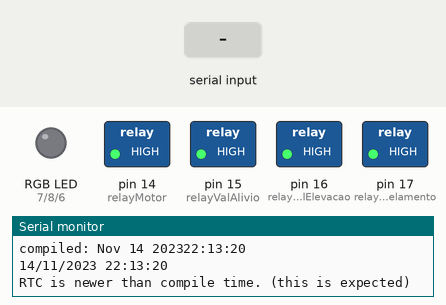
Simulated run of this sketch. Board: Arduino Uno, built with avr-gcc and run on an emulated ATmega328P. Parts: switched loads named in the sketch (green lamp = pin HIGH), an RGB LED mixed from three pins (HIGH = lit), the last lines printed to the serial monitor. The test bench sets the inputs (shaded band). The local clock reads 2024-03-15 10:24:30 at power-on unless the sketch sets it.

Above: at 0.1 s.
At 1.3 s:
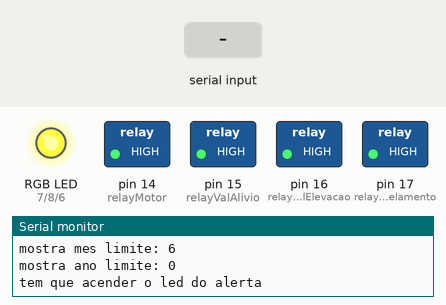
1.4 s: "1" received over the second serial link
Timing chart, 0 to 4.4 s (numbered marks = the images above; inputs shaded):
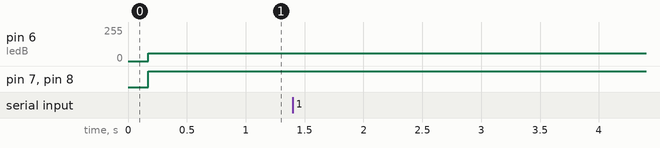

The sketch:

CONTROLE_REMOTO_HBZ_2.0.ino
```cpp
#include <EEPROM.h>
#include <ThreeWire.h>
#include <RtcDS1302.h>
#include <SoftwareSerial.h>

ThreeWire myWire(4, 5, 2);
RtcDS1302<ThreeWire> Rtc(myWire);
SoftwareSerial HC12(10, 11);

const int ordemServico = 2;

const int relayMotor = 14;          // relay motor
const int relayValAlivio = 15;      // relay val. alivio
const int relayValElevacao = 16;    // relay val. elevação
const int relayValNivelamento = 17; // relay val. nivelamento
const int ledR = 7;
const int ledG = 8;
const int ledB = 6;
int posicaoPeriodoSerial = 0;
int posicaoAnoSerial = 4;
int periodo = 6;
byte mesInicial;
byte anoInicial;
int dataLimite;

void setColor(int redValue, int greenValue, int blueValue)
{
  analogWrite(ledR, redValue);
  analogWrite(ledG, greenValue);
  analogWrite(ledB, blueValue);
}

void setup()
{
  // put your setup code here, to run once:
  Serial.begin(9600);
  HC12.begin(9600);

  pinMode(relayMotor, OUTPUT);
  pinMode(relayValAlivio, OUTPUT);
  pinMode(relayValElevacao, OUTPUT);
  pinMode(relayValNivelamento, OUTPUT);

  pinMode(ledR, OUTPUT);
  pinMode(ledG, OUTPUT);
  pinMode(ledB, OUTPUT);

  resetAllRelays();

  Serial.print("compiled: ");
  Serial.print(__DATE__);
  Serial.println(__TIME__);

  Rtc.Begin();

  RtcDateTime compiled = RtcDateTime(__DATE__, __TIME__);
  printDateTime(compiled);
  Serial.println();

  if (!Rtc.IsDateTimeValid())
  {
    // Common Causes:
    //    1) first time you ran and the device wasn't running yet
    //    2) the battery on the device is low or even missing

    Serial.println("RTC lost confidence in the DateTime!");
    Rtc.SetDateTime(compiled);
  }

  if (!Rtc.IsDateTimeValid())
  {
    // Common Causes:
    //    1) first time you ran and the device wasn't running yet
    //    2) the battery on the device is low or even missing

    Serial.println("RTC lost confidence in the DateTime!");
    Rtc.SetDateTime(compiled);
  }

  if (Rtc.GetIsWriteProtected())
  {
    Serial.println("RTC was write protected, enabling writing now");
    Rtc.SetIsWriteProtected(false);
  }

  if (!Rtc.GetIsRunning())
  {
    Serial.println("RTC was not actively running, starting now");
    Rtc.SetIsRunning(true);
  }

  RtcDateTime now = Rtc.GetDateTime();

  if (now < compiled)
  {
    Serial.println("RTC is older than compile time!  (Updating DateTime)");
    Rtc.SetDateTime(compiled);
  }
  else if (now > compiled)
  {
    Serial.println("RTC is newer than compile time. (this is expected)");
  }
  else if (now == compiled)
  {
    Serial.println("RTC is the same as compile time! (not expected but all is fine)");
  }

  // CONFIGURA MES LIMITE NA MEMORIA
  Serial.print("EEPROM length: ");
  Serial.println(EEPROM.length());
  Serial.println();

  mesInicial = EEPROM.read(posicaoPeriodoSerial);
  byte mesAtual = compiled.Month();

  // caso nao existir data limite na memoria, insere.
  if (!mesInicial)
  {
    Serial.println("Inicializa mes atual...");

    EEPROM.write(posicaoPeriodoSerial, mesAtual);
    mesInicial = EEPROM.read(posicaoPeriodoSerial);

    Serial.print("Iniciou o mes atual como: ");
    Serial.println(mesAtual);
  }

  Serial.print("mostra mes inicial: ");
  Serial.println(mesInicial);

  int anoAtual = compiled.Year() - 2000;
  anoInicial = EEPROM.read(posicaoAnoSerial);

  if (!anoInicial)
  {
    Serial.println("Inicializa ano atual...");

    EEPROM.write(posicaoAnoSerial, anoAtual);
    anoInicial = EEPROM.read(posicaoPeriodoSerial);

    Serial.print("Iniciou o ano atual como: ");
    Serial.println(anoInicial);
  }

  // data limite considera os 6 meses
  dataLimite = mesInicial;

  // acrescenta o periodo aqui
  for (int i = 1; i < periodo + 1; i++)
  {
    dataLimite += 1;

    if (dataLimite > 12)
    {
      dataLimite = 1;
      anoInicial += 1;
    }
  }

  Serial.print("mostra mes limite: ");
  Serial.println(dataLimite);
  Serial.print("mostra ano limite: ");
  Serial.println(anoInicial);

  if (anoInicial <= anoAtual)
  {
    if (dataLimite <= mesAtual)
    {
      Serial.println("tem que acender o led do alerta");
    }
    else
    {
      Serial.println("o mes eh menor que o periodo de 6 meses");
    }
  }
  else
  {
    Serial.println("o ano eh menor que o periodo de 6 meses");
  }
}

void loop()
{
  char input;

  if (HC12.available() > 0)
  {
    input = HC12.read();

    Serial.print("Comando recebido: =====> ");
    Serial.println(input);
    Serial.println();

    int command1 = getCommand(2);
    int command2 = getCommand(3);
    int command3 = getCommand(4);
    int command4 = getCommand(5);

    if (input == command1)
    {
      digitalWrite(relayMotor, LOW);
      digitalWrite(relayValElevacao, LOW);
      setColor(255, 0, 0);
    }
    else if (input == command2)
    {
      digitalWrite(relayValAlivio, LOW);
      digitalWrite(relayValElevacao, LOW);
      setColor(0, 255, 0);
    }
    else if (input == command3)
    {
      digitalWrite(relayMotor, LOW);
      digitalWrite(relayValNivelamento, LOW);
      setColor(106, 27, 154);
    }
    else if (input == command4)
    {
      digitalWrite(relayValAlivio, LOW);
      digitalWrite(relayValNivelamento, LOW);
      setColor(186, 104, 200);
    }

    delay(100);
  }
  else
  {
    resetAllRelays();
    setColor(255, 235, 59);
  }
}

void resetAllRelays()
{
  digitalWrite(relayMotor, HIGH);
  digitalWrite(relayValElevacao, HIGH);
  digitalWrite(relayValAlivio, HIGH);
  digitalWrite(relayValNivelamento, HIGH);
}

int getCommand(int action)
{
  return action * ordemServico;
}

#define countof(a) (sizeof(a) / sizeof(a[0]))

void printDateTime(const RtcDateTime &dt)
{
  char datestring[20];

  snprintf_P(datestring,
             countof(datestring),
             PSTR("%02u/%02u/%04u %02u:%02u:%02u"),
             dt.Day(),
             dt.Month(),
             dt.Year(),
             dt.Hour(),
             dt.Minute(),
             dt.Second());
  Serial.print(datestring);
}
```
